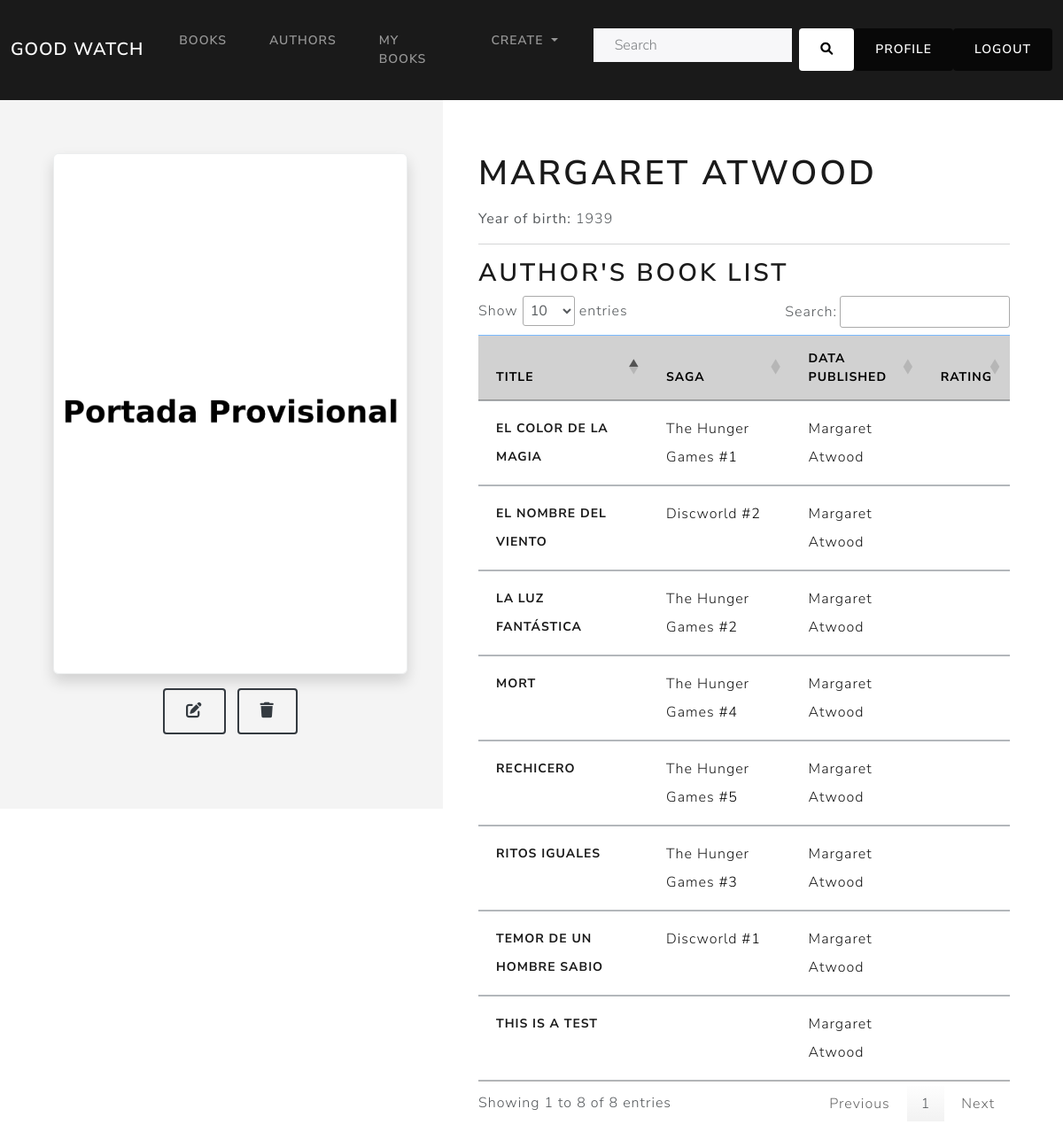
/book_catalog/author/11 (signed in), run on an earlier commit of the app's database.
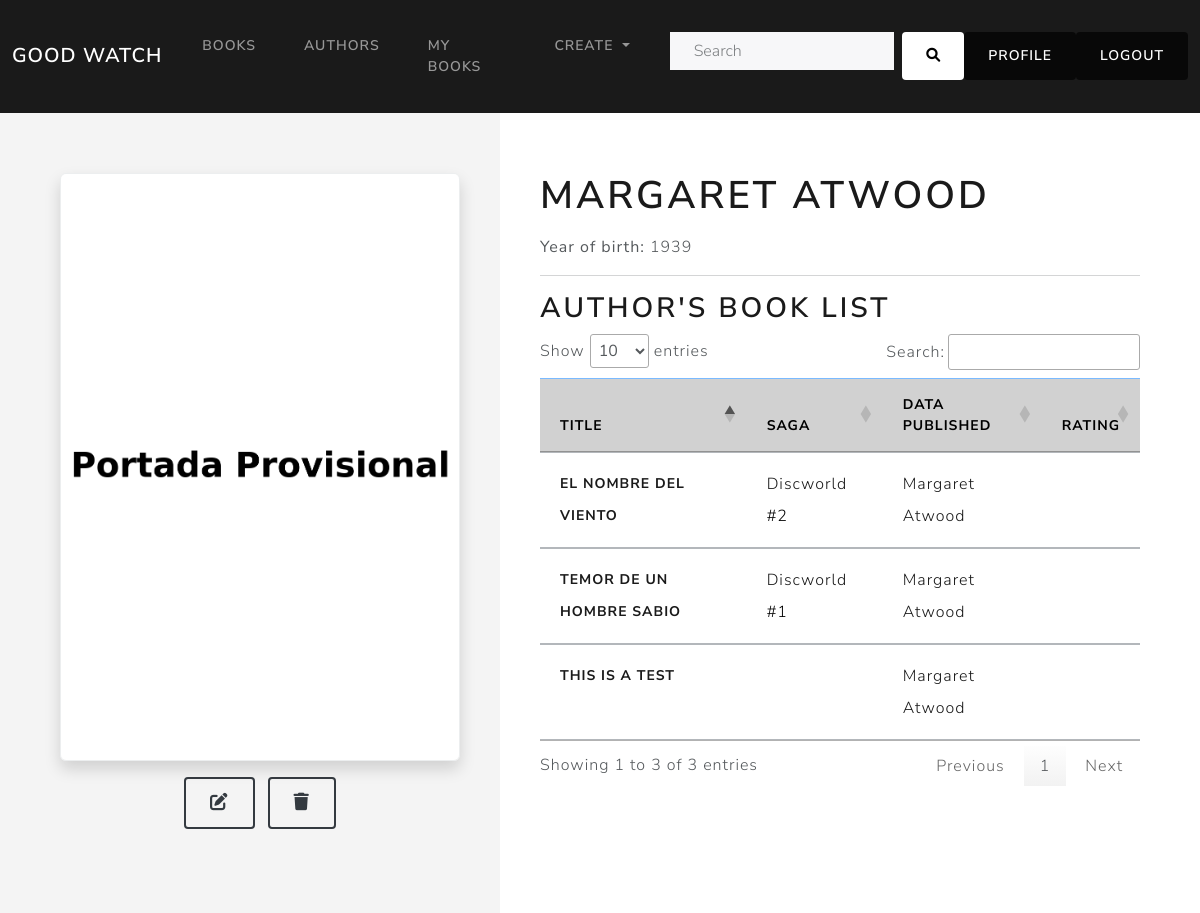
And on a later commit of the database.
### book_catalog/models.py (models this page shows, shortened)
class Book(models.Model):
    title = models.CharField(max_length=200,)
    saga = models.ForeignKey('BookSaga', on_delete=models.CASCADE, null=True, blank=True)
    saga_volume = models.IntegerField(null=True, blank=True)
    author = models.ForeignKey('Author', on_delete=models.CASCADE, null=False)
    publish_date = models.DateField(null=True, blank=True)
    summary = models.TextField(max_length=1000, null=True, blank=True)
    isbn = models.CharField(max_length=13, help_text='13 Character <a href="https://www.isbn-international.org/content/what-isbn">ISBN number</a>', null=True, blank=True)
    genre = models.ManyToManyField(Genre, )
    language = models.ForeignKey('Language', on_delete=models.SET_NULL, null=True, blank=True)
    cover_image = models.ImageField(upload_to='media/covers/', null=True, blank=True)
    class Meta:
        ordering = ['title', 'author']
        unique_together = ('title', 'author')
        constraints = [
            models.UniqueConstraint(fields=['saga', 'saga_volume'], name='unique_volume_in_saga')
        ]
    def get_absolute_url(self):
        return reverse('book-detail', args=[str(self.id)])
    def number_of_ratings(self):
        ratings = UserBookRelation.objects.filter(book=self).values_list('rating')
        ratings = [rating[0] for rating in ratings if rating[0] is not None]
        return len(ratings)
    def number_of_reviews(self):
        reviews = UserBookRelation.objects.filter(book=self).values_list('review')
        reviews = [review[0] for review in reviews if review[0] is not None]
        return len(reviews)
    def average_rating(self):
        ratings = UserBookRelation.objects.filter(book=self).values_list('rating')
        ratings = [rating[0] for rating in ratings if rating[0] is not None]
        if len(ratings)>0:
            return sum(ratings) / len(ratings)
        return None

class BookSaga(models.Model):
    name = models.CharField(max_length=200,)
    author = models.ForeignKey(Author, on_delete=models.CASCADE, related_name='saga', null = False)
    def get_absolute_url(self):
        return reverse('saga-detail', args=[str(self.id)])
    class Meta:
        unique_together = ('name', 'author')

class Author(models.Model):
    first_name = models.CharField(max_length=100)
    last_name = models.CharField(max_length=100)
    year_of_birth = models.IntegerField(null = True, blank = True)
    year_of_death = models.IntegerField(null = True, blank = True)
    photo = models.ImageField(upload_to='authors/', null=True, blank=True)
    social_media = models.URLField(max_length=200, null=True, blank=True)
    biography = models.TextField(max_length=1000, null=True, blank=True)
    class Meta:
        ordering = ['last_name', 'first_name']
    def get_absolute_url(self):
        return reverse('author-detail', args=[str(self.id)])
    def __str__(self):
        return f'{self.first_name} {self.last_name}'
    def average_rating(self):
        books = Book.objects.filter(author=self)
        ratings = [book.average_rating() for book in books if book.average_rating() is not None]
        if ratings:
            return sum(ratings) / len(ratings)
        return None
    def number_of_ratings(self):
        books = Book.objects.filter(author=self)
        ratings = [book.number_of_ratings() for book in books]
        return sum(ratings)
    def number_of_reviews(self):
        books = Book.objects.filter(author=self)
        reviews = [book.number_of_reviews() for book in books]
        return sum(reviews)

### book_catalog/views.py (the view)
# urls.py: path('author/<int:pk>', views.AuthorDetailView.as_view(), name='author-detail'),
class AuthorDetailView(LoginRequiredMixin, generic.DetailView):
    login_url = '/accounts/login/'
    redirect_field_name = 'redirect_to'
    model = Author
    template_name = 'book_catalog/author_detail.html'
    def get_context_data(self, **kwargs: Any):
        context = super().get_context_data(**kwargs)
        author = self.get_object()
        books = author.book_set.all().order_by('saga', 'saga_volume')
        context['books'] = books
        context['average_rating'] = author.average_rating()
        context['average_rating_over_100'] = int(context['average_rating']*20) if context['average_rating'] else 0
        context['book_list'] = Book.objects.filter(author=author)
        context['total_ratings'] = author.number_of_ratings()
        context['total_reviews'] = author.number_of_reviews()
        return context

### templates/book_catalog/author_detail.html (shortened to what this page needs)
{% extends "base_generic.html" %}
{% load static %}
{% block content %}
<link href="{% static 'css/stars.css' %}" rel="stylesheet">
<div style="display: flex;">
  <div class="sidebar">
    <div class="column-left">
      <div class="text-center">
        {% if author.photo %}
          <img src="{{ author.photo.url }}"
          alt="{{ author.photo }}"
          class="img-fluid border rounded shadow"
          style="max-width: 100%; height: auto; margin: auto; display: block;">
        {% else %}
        <img src="{% static 'images/portada_provisional.png' %}"
        alt="{% static 'images/portada_provisional.png' %}"
        class="img-fluid border rounded shadow"
        style="max-width: 100%; height: auto; margin: auto; display: block;">
        {% endif %}
        <div class="mt-3">
          {% if perms.book_catalog.change_author %}
          <a href="{% url 'author-update' author.id %}" class="btn btn-outline-dark mr-2"></a>
          {% endif %}
          {% if perms.book_catalog.delete_author %}
          <a href="{% url 'author-delete' author.id %}" class="btn btn-outline-dark"></a>
        {% endif %}
        </div>
      </div>
    </div>
  </div>
    <div class="column-right">
      {% include "book_catalog/author_detail_content.html" %}
    </div>
</div>
{% endblock %}

### templates/book_catalog/author_detail_content.html (shortened to what this page needs)
{% block content %}
<div style="flex-grow: 1; padding: 20px;">
  <div>
    <h1 class="mb-3">
      <big>
        {{ author.first_name }} {{ author.last_name }}
      </big>
    </h1>
    {% if author.year_of_birth %}
      <p><strong>Year of birth:</strong> {{ author.year_of_birth }}</p>
    {% endif %}
  </div>
  <hr>
  <div>
    <h2>Author's book list</h2>
    <table id="dynamicTable" class="table table-hover">
      <thead>
        <tr class="table-primary">
          <th scope="col">Title</th>
          <th scope="col">Saga</th>
          <th scope="col">Data published</th>
          <th scope="col">Rating</th>
        </tr>
      </thead>
      <tbody>
        {% for book in book_list %}
          <tr class="table-secondary">
            <th scope="row">
              <a class="no-underline" href="{{ book.get_absolute_url }}">{{ book.title }}</a>
            </th>
            <td>
              {% if book.saga %}
                <a class="no-underline" href="{{ book.saga.get_absolute_url }}">
                  {{ book.saga.name }}
                </a>
                #{{ book.saga_volume }}
              {% endif %}
            </td>
            <td>
              <a class="no-underline" href="{{ book.author.get_absolute_url }}">{{ book.author }}</a>
            </td>
            <td>
            </td>
          </tr>
        {% endfor %}
      </tbody>
    </table>
  </div>
</div>
{% endblock %}

What changed in the data, as far as the page shows it:
removed Book: title "EL COLOR DE LA MAGIA", saga.name "The Hunger Games", saga_volume "1", author "Margaret Atwood"
removed Book: title "LA LUZ FANTÁSTICA", saga.name "The Hunger Games", saga_volume "2", author "Margaret Atwood"
removed Book: title "MORT", saga.name "The Hunger Games", saga_volume "4", author "Margaret Atwood"
removed Book: title "RECHICERO", saga.name "The Hunger Games", saga_volume "5", author "Margaret Atwood"
removed Book: title "RITOS IGUALES", saga.name "The Hunger Games", saga_volume "3", author "Margaret Atwood"
Also different on the page:
text written by a page script: "Show entries Search: Showing 1 to 8 of 8 entries Previous 1 Next" → "Show entries Search: Showing 1 to 3 of 3 entries Previous 1 Next"
